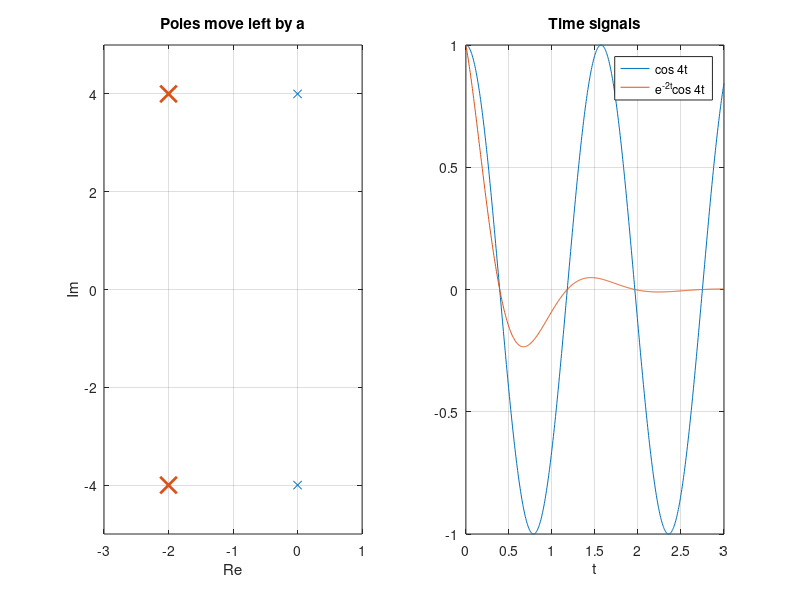

Recreate this plot in MATLAB.
% Signals and Systems — Properties of the Laplace Transform
%title: Laplace Properties, Verified
%ar-title: خواص تحويل لابلاس والتحقق منها
%lesson: ss-ch5-3
%course: signals-systems

%% Differentiation in s: t e^{-at} u(t)
%ar: −t x(t) ↔ dX/ds، فـ t e^{−at}u(t) ↔ 1/(s + a)². نتحقق بالتكامل عند عدة قيم لـ s.
a = 2;
for s = [0, 1, 0.5 + 2j]
    v = integral(@(t) t.*exp(-a*t).*exp(-s*t), 0, Inf);
    fprintf('s = %4.1f%+4.1fj: %9.6f%+9.6fj  1/(s+a)^2 = %9.6f%+9.6fj\n', real(s), imag(s), real(v), imag(v), real(1/(s + a)^2), imag(1/(s + a)^2))
end

%% Shift in s: e^{-at} cos(w0 t) u(t)
%ar: الضرب في e^{−at} يزيح المتغير: s ← s + a. النتيجة (s + a)/((s + a)² + ω0²).
w0 = 4; s = 1.5;
v = integral(@(t) exp(-a*t).*cos(w0*t).*exp(-s*t), 0, Inf);
fprintf('numerical %.6f, property %.6f\n', v, (s + a)/((s + a)^2 + w0^2))

%% What the shift does to the poles
%ar: قطبا cos(4t) على المحور التخيلي ±4j. بعد الضرب في e^{−2t} ينتقلان يسارًا إلى −2 ± 4j: إشارة تتذبذب وتتلاشى.
t = linspace(0, 3, 600);
subplot(1,2,1); plot([0 0], [4 -4], 'x', [-2 -2], [4 -4], 'x', 'MarkerSize', 12, 'LineWidth', 2); grid on; axis([-3 1 -5 5]); xlabel('Re'); ylabel('Im'); title('Poles move left by a')
subplot(1,2,2); plot(t, cos(w0*t), t, exp(-a*t).*cos(w0*t)); grid on; xlabel('t'); legend('cos 4t', 'e^{-2t}cos 4t'); title('Time signals')

%%! Project idea: final value without simulation
%ar: مشروع: نظرية القيمة النهائية: y(∞) = lim s Y(s) عند s → 0 (إذا كان النظام مستقرًا). احسبها لاستجابة الخطوة لأي نظام بسطر واحد، وتحقق بمحاكاة.
b = [5]; aa = [1 3 2];
yinf = polyval(b, 0)/polyval(aa, 0);
[tt, yy] = ode45(@(t, y) [y(2); 5 - 3*y(2) - 2*y(1)], [0 15], [0; 0]);
fprintf('final value theorem: %g, simulation at t = 15: %.4f\n', yinf, yy(end, 1))
